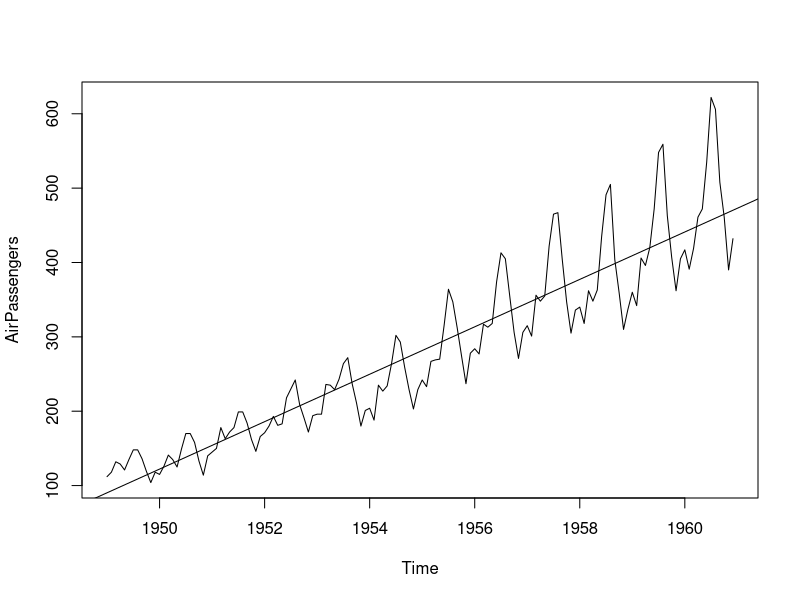
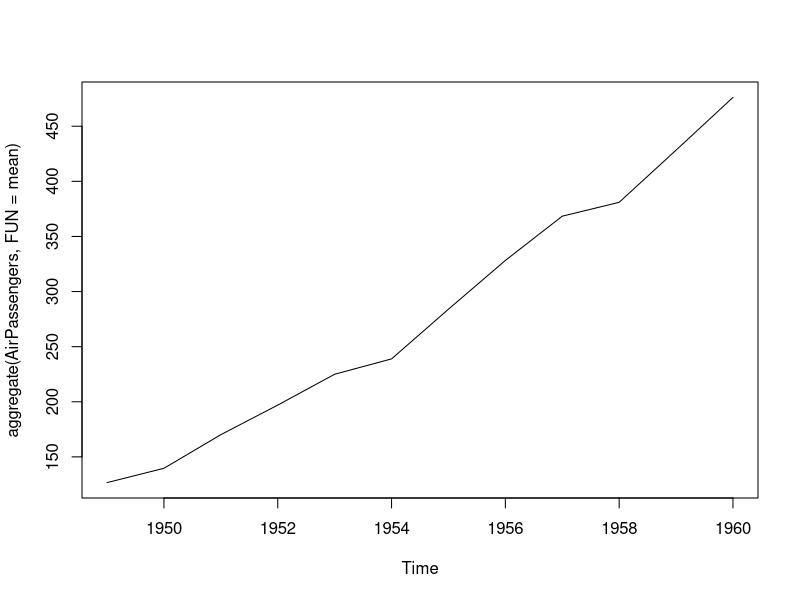
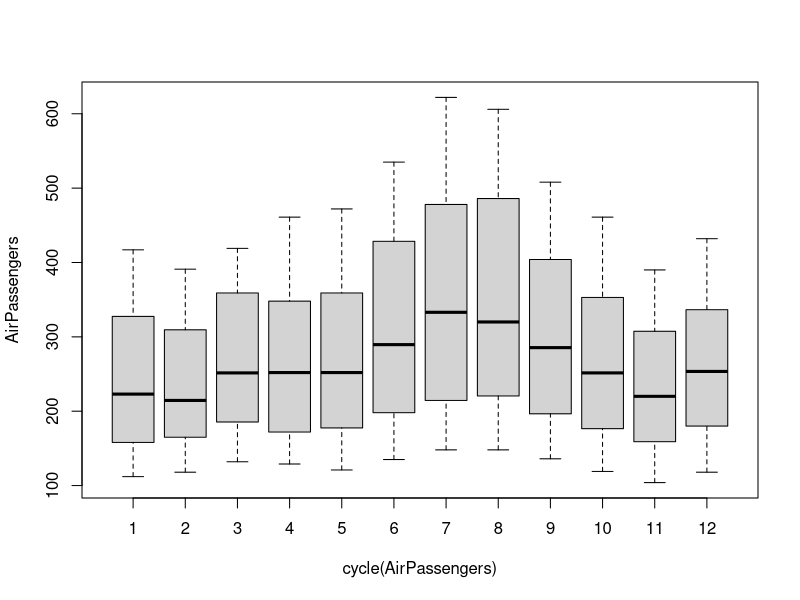
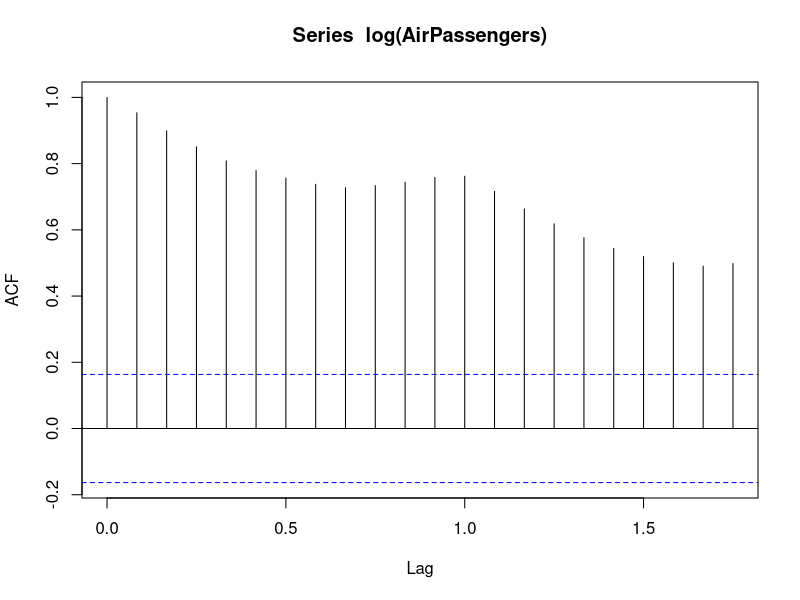
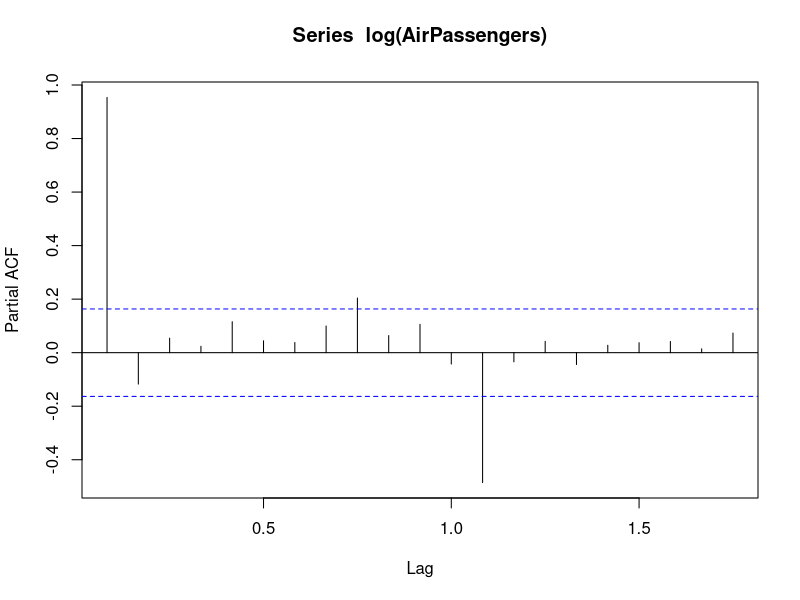
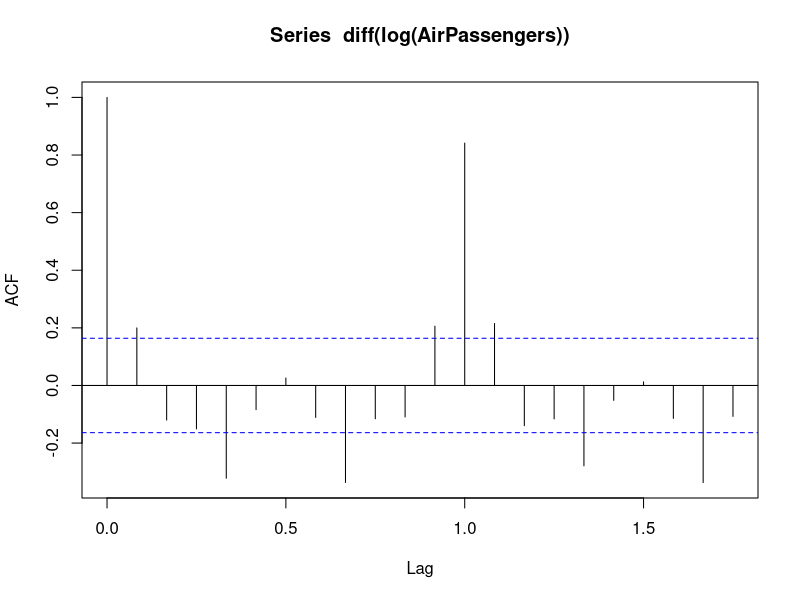
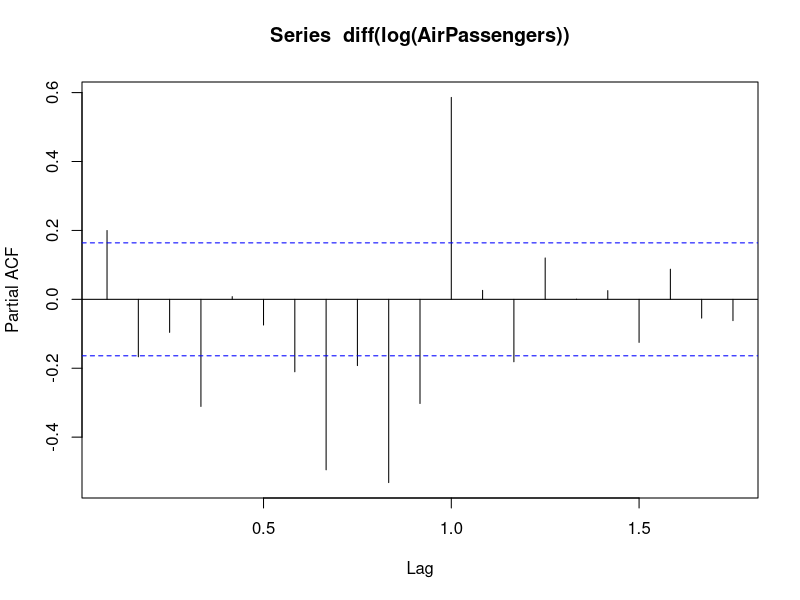
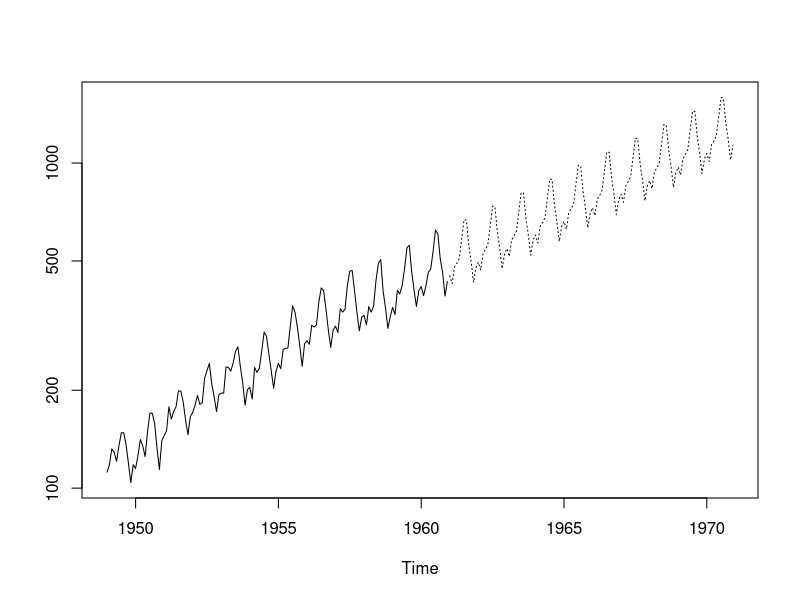

Write R code to recreate these figures, in order.

library(tseries)

data("AirPassengers")
plot(AirPassengers)
abline(reg = lm(AirPassengers~time(AirPassengers)))
cycle(AirPassengers)

plot(aggregate(AirPassengers, FUN = mean))
boxplot(AirPassengers~cycle(AirPassengers))
adf.test(diff(log(AirPassengers)), alternative = 'stationary', k=0)

acf(log(AirPassengers))
pacf(log(AirPassengers))
acf(diff(log(AirPassengers)))
pacf(diff(log(AirPassengers)))
fit <- arima(log(AirPassengers), c(0, 1, 1),seasonal = list(order = c(0, 1, 1), period = 12))

pred <- predict(fit, n.ahead = 10*12)


ts.plot(AirPassengers,2.718^pred$pred, log = "y", lty = c(1,3))